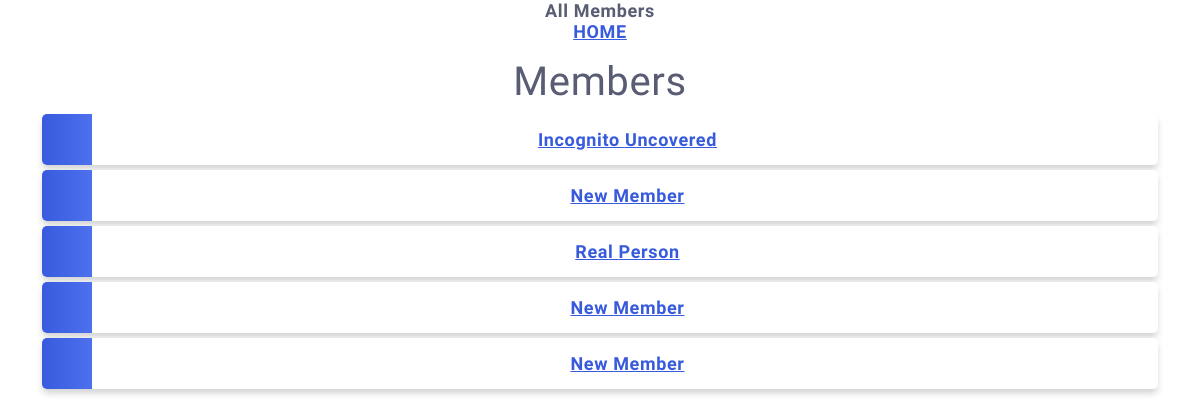
/all/, run on an earlier commit of the app's database.
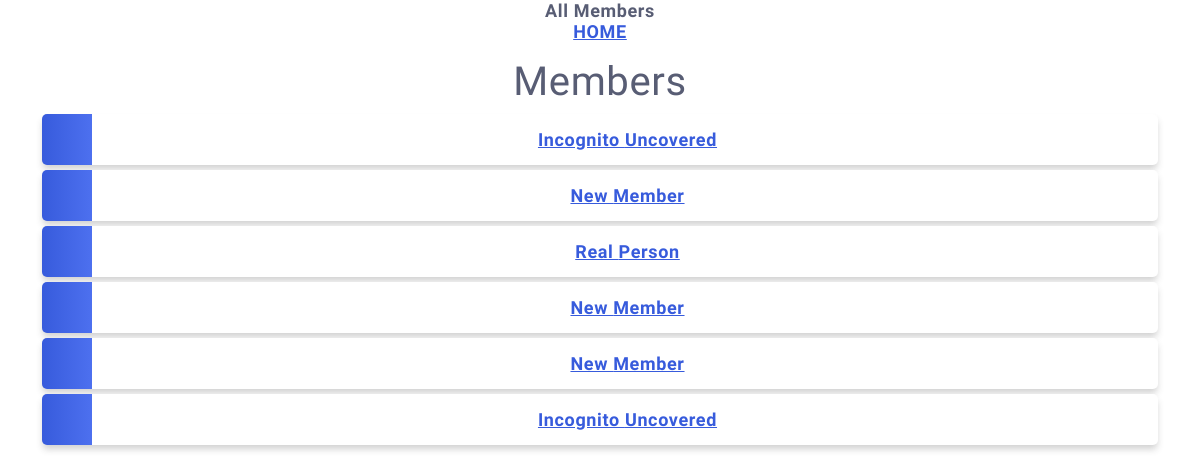
And on a later commit of the database.
### members/models.py (models this page shows)
class Member(models.Model):
    first_name = models.CharField(max_length=100)
    last_name = models.CharField(max_length=100)
    salary = models.PositiveSmallIntegerField()
    updated = models.DateTimeField( auto_now = True )
    """I want now as datetime default """

### members/views.py (the view)
# urls.py: path('all/', views.all, name='all'),
def all(request):
  mymembers = Member.objects.all().values()
  context = {
    'mymembers': mymembers,
  }
  return render(request, 'all_members.html', context)

### members/templates/all_members.html (shortened to what this page needs)
{% extends 'master.html' %}
{% block  content %}
<div class="container text-center"
  <h1>All Members</h1>
  <p><a href="/">HOME</a></p>
    <h1>Members</h1>
  <ul>
    {% for x in mymembers %}
      <li> <a href='details/{{x.id}}'> {{ x.first_name }} {{ x.last_name }} </a> </li>
    {% endfor %}
  </ul>
</div>
{% endblock  %}

What changed in the data, as far as the page shows it:
added Member: first_name "Incognito", last_name "Uncovered"
